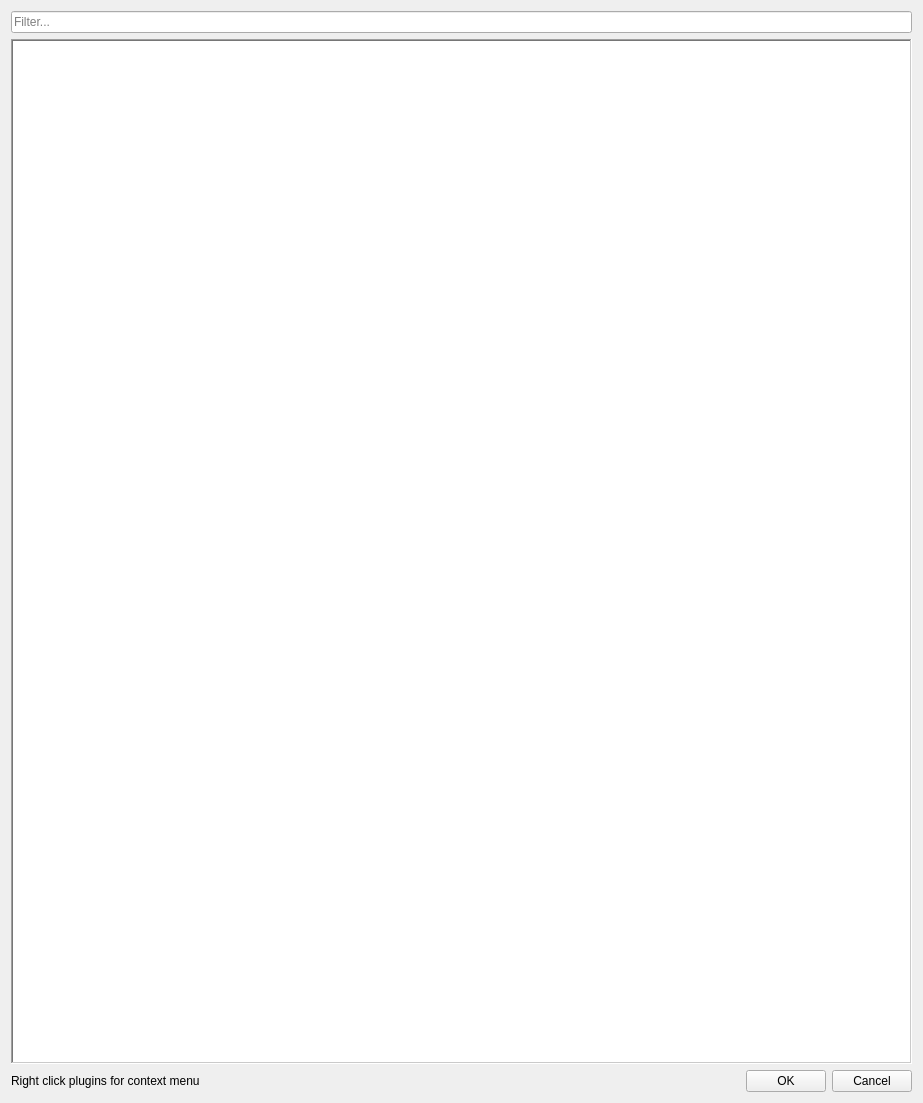
<?xml version="1.0" encoding="UTF-8"?>
<ui version="4.0">
 <class>main_screen</class>
 <widget class="QDialog" name="main_screen">
  <property name="geometry">
   <rect>
    <x>0</x>
    <y>0</y>
    <width>923</width>
    <height>1103</height>
   </rect>
  </property>
  <property name="windowTitle">
   <string>Batch Plugin Cleaner</string>
  </property>
  <layout class="QVBoxLayout" name="verticalLayout">
   <item>
    <widget class="QLineEdit" name="filterEdit">
     <property name="placeholderText">
      <string>Filter...</string>
     </property>
     <property name="clearButtonEnabled">
      <bool>true</bool>
     </property>
    </widget>
   </item>
   <item>
    <widget class="QTableView" name="pluginsView">
     <property name="frameShape">
      <enum>QFrame::WinPanel</enum>
     </property>
     <property name="selectionMode">
      <enum>QAbstractItemView::ExtendedSelection</enum>
     </property>
     <property name="selectionBehavior">
      <enum>QAbstractItemView::SelectRows</enum>
     </property>
     <property name="sortingEnabled">
      <bool>true</bool>
     </property>
     <attribute name="horizontalHeaderStretchLastSection">
      <bool>true</bool>
     </attribute>
     <attribute name="verticalHeaderVisible">
      <bool>false</bool>
     </attribute>
     <attribute name="verticalHeaderHighlightSections">
      <bool>false</bool>
     </attribute>
    </widget>
   </item>
   <item>
    <layout class="QHBoxLayout" name="horizontalLayout">
     <item>
      <widget class="QLabel" name="label">
       <property name="text">
        <string>Right click plugins for context menu</string>
       </property>
      </widget>
     </item>
     <item>
      <spacer name="horizontalSpacer">
       <property name="orientation">
        <enum>Qt::Horizontal</enum>
       </property>
       <property name="sizeHint" stdset="0">
        <size>
         <width>40</width>
         <height>20</height>
        </size>
       </property>
      </spacer>
     </item>
     <item>
      <layout class="QHBoxLayout" name="buttonsLayout">
       <item>
        <widget class="QPushButton" name="okButton">
         <property name="text">
          <string>OK</string>
         </property>
         <property name="autoDefault">
          <bool>false</bool>
         </property>
         <property name="default">
          <bool>false</bool>
         </property>
        </widget>
       </item>
       <item>
        <widget class="QPushButton" name="cancelButton">
         <property name="text">
          <string>Cancel</string>
         </property>
         <property name="shortcut">
          <string>Esc</string>
         </property>
         <property name="autoDefault">
          <bool>false</bool>
         </property>
        </widget>
       </item>
      </layout>
     </item>
    </layout>
   </item>
  </layout>
 </widget>
 <resources/>
 <connections>
  <connection>
   <sender>okButton</sender>
   <signal>clicked()</signal>
   <receiver>main_screen</receiver>
   <slot>accept()</slot>
   <hints>
    <hint type="sourcelabel">
     <x>1331</x>
     <y>462</y>
    </hint>
    <hint type="destinationlabel">
     <x>729</x>
     <y>241</y>
    </hint>
   </hints>
  </connection>
  <connection>
   <sender>cancelButton</sender>
   <signal>clicked()</signal>
   <receiver>main_screen</receiver>
   <slot>reject()</slot>
   <hints>
    <hint type="sourcelabel">
     <x>1412</x>
     <y>462</y>
    </hint>
    <hint type="destinationlabel">
     <x>729</x>
     <y>241</y>
    </hint>
   </hints>
  </connection>
 </connections>
</ui>
